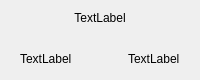
<?xml version="1.0" encoding="UTF-8"?>
<ui version="4.0">
 <class>FormButton2</class>
 <widget class="QWidget" name="FormButton2">
  <property name="geometry">
   <rect>
    <x>0</x>
    <y>0</y>
    <width>200</width>
    <height>80</height>
   </rect>
  </property>
  <property name="windowTitle">
   <string>Form</string>
  </property>
  <layout class="QVBoxLayout" name="verticalLayout_2">
   <item>
    <layout class="QVBoxLayout" name="verticalLayout">
     <item>
      <widget class="QLabel" name="label">
       <property name="text">
        <string>TextLabel</string>
       </property>
       <property name="alignment">
        <set>Qt::AlignCenter</set>
       </property>
      </widget>
     </item>
     <item>
      <spacer name="verticalSpacer">
       <property name="orientation">
        <enum>Qt::Vertical</enum>
       </property>
       <property name="sizeHint" stdset="0">
        <size>
         <width>20</width>
         <height>40</height>
        </size>
       </property>
      </spacer>
     </item>
     <item>
      <layout class="QHBoxLayout" name="horizontalLayout">
       <item>
        <spacer name="horizontalSpacer_2">
         <property name="orientation">
          <enum>Qt::Horizontal</enum>
         </property>
         <property name="sizeHint" stdset="0">
          <size>
           <width>40</width>
           <height>20</height>
          </size>
         </property>
        </spacer>
       </item>
       <item>
        <widget class="QLabel" name="label_3">
         <property name="text">
          <string>TextLabel</string>
         </property>
        </widget>
       </item>
       <item>
        <spacer name="horizontalSpacer">
         <property name="orientation">
          <enum>Qt::Horizontal</enum>
         </property>
         <property name="sizeHint" stdset="0">
          <size>
           <width>80</width>
           <height>20</height>
          </size>
         </property>
        </spacer>
       </item>
       <item>
        <widget class="QLabel" name="label_2">
         <property name="text">
          <string>TextLabel</string>
         </property>
        </widget>
       </item>
       <item>
        <spacer name="horizontalSpacer_3">
         <property name="orientation">
          <enum>Qt::Horizontal</enum>
         </property>
         <property name="sizeHint" stdset="0">
          <size>
           <width>40</width>
           <height>20</height>
          </size>
         </property>
        </spacer>
       </item>
      </layout>
     </item>
    </layout>
   </item>
  </layout>
 </widget>
 <resources/>
 <connections/>
</ui>
